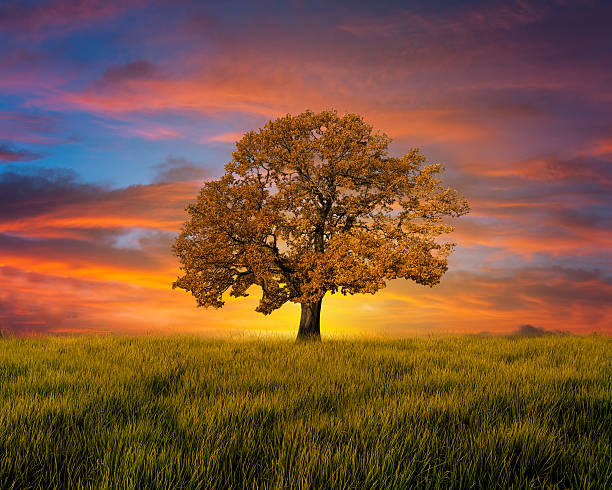
#> input picture SunsetTree.jpg, 612 x 490 px
$ python ChiSquare.py
#> lines starting #> are read from the running program, lines starting #| are printed output that depends on the picture
from PIL import Image              # Pillow: opens images
import numpy as np                 # NumPy: lets us treat the image as an array of numbers
from scipy.stats import chi2       # SciPy: gives us the chi-square probability (p-value)
import matplotlib.pyplot as plt    # Matplotlib: draws the chart

# ---------------------------------------------------------------
# SETTINGS
# ---------------------------------------------------------------
cover_name = "SunsetTree.jpg"      # The original image
payload_fraction = 0.5             # Hide bits in the first 50% of the pixels (try 0.1, 0.25, 1.0)

# ---------------------------------------------------------------
# STEP 1: Load the cover image and build a stego copy
# ---------------------------------------------------------------
original = np.array(Image.open(cover_name).convert('L')).flatten()   # Grayscale, 1D list of pixels
n_pixels = len(original)
#> n_pixels = 299880

n_embed = int(n_pixels * payload_fraction)         # How many pixels will carry a hidden bit
#> n_embed = 149940
#| Pixels in image: 299880 | Pixels carrying hidden bits: 149940
#| Testing the first 149940 pixels (where the message is):
rng = np.random.default_rng(0)                     # Fixed seed so results repeat every run
bits = rng.integers(0, 2, size=n_embed).astype(np.uint8)   # Random bits (like an encrypted message)

stego = original.copy()                            # Never change the original
stego[:n_embed] = (stego[:n_embed] & 0xFE) | bits  # LSB embedding, same idea as your encoder

# ---------------------------------------------------------------
# STEP 2: The chi-square detector
# ---------------------------------------------------------------
# Idea: pixel values come in pairs (0,1) (2,3) (4,5) ... that differ only in the last bit.
# In a normal photo, the two values in a pair usually have DIFFERENT counts.
# Hiding random bits in the last bit makes the two counts in each pair almost EQUAL.
# The test measures how close to equal the pairs are.
def chi_square_pvalue(pixels):
    counts = np.bincount(pixels, minlength=256).astype(float)   # How many pixels have each value 0-255
#> counts = 256 values, max 2812 at index 74, min 0 at index 216, mean 585.7
    even = counts[0::2]                            # Counts for values 0, 2, 4, ...
#> even = 128 values, max 2812 at index 37, min 0 at index 108, mean 585
    odd = counts[1::2]                             # Counts for values 1, 3, 5, ...
#> odd = 128 values, max 2797 at index 38, min 0 at index 113, mean 586.4
    expected = (even + odd) / 2                    # If a pair were perfectly equal, each would be this
#> expected = 128 values, max 2650.5 at index 39, min 0 at index 113, mean 585.7
    keep = expected > 5                            # Skip pairs with too few pixels to test fairly
    stat = np.sum((even[keep] - expected[keep]) ** 2 / expected[keep])   # Chi-square statistic
#> stat = 265.9
    df = keep.sum() - 1                            # Degrees of freedom
#> df = 104
    return chi2.sf(stat, df)                       # p-value: close to 1 = pairs look equal = likely hidden data

# ---------------------------------------------------------------
# STEP 3: Test the original and the stego image
# ---------------------------------------------------------------
print("Pixels in image:", n_pixels, "| Pixels carrying hidden bits:", n_embed)
print("\nTesting the first", n_embed, "pixels (where the message is):")
print("  Original image p-value: %.4f" % chi_square_pvalue(original[:n_embed]))
#|   Original image p-value: 0.0000
print("  Stego image p-value:    %.4f" % chi_square_pvalue(stego[:n_embed]))
#|   Stego image p-value:    1.0000
print("\nA p-value near 1 means 'pairs look equal' = likely hidden data.")
print("A p-value near 0 means 'normal photo' = probably no hidden data.")

# ---------------------------------------------------------------
# STEP 4: Test growing chunks of the image, starting from the top-left
# ---------------------------------------------------------------
fractions = np.linspace(0.05, 1.0, 20)             # 5%, 10%, ... 100% of the image
#> fractions = 20 values from 0.05 to 1
p_original = []                                    # p-values for the original image
p_stego = []                                       # p-values for the stego image
for f in fractions:
    n = int(n_pixels * f)                          # Test only the first n pixels
    p_original.append(chi_square_pvalue(original[:n]))
    p_stego.append(chi_square_pvalue(stego[:n]))
#> this loop made 20 passes
#> (f, n) on passes 1 to 12: (0.05, 14994), (0.1, 29988), (0.15, 44982), (0.2, 59976), (0.25, 74970), (0.3, 89964), (0.35, 104958), (0.4, 119951), (0.45, 134946), (0.5, 149939), (0.55, 164933), (0.6, 179928)
#> after the loop, p_original = [5.33e-44, 5.65e-45, 8.75e-35, 3.85e-31, 4.4e-31, 2.59e-27, 4.05e-26, 2.63e-20, 8.27e-18, 3.9e-16, 3.19e-14, 1.55e-13, 4.9e-14, 2.29e-15, 9.54e-15, 1.59e-13, 2.52e-14, 1.28e-17, 2.52e-28, 3.08e-58]; p_stego = [0.963, 0.831, 0.992, 1, 1, 1, 1, 1, 1, 1, 1, 1, 1, 0.994, 0.993, 0.985, 0.593, 0.0157, 7.38e-10, 1.07e-36]

# ---------------------------------------------------------------
# STEP 5: Draw the chart
# ---------------------------------------------------------------
fig, ax = plt.subplots(figsize=(8, 5))
x = fractions * 100                                # Convert to percent for the x-axis
#> x = 20 values from 5 to 100

ax.plot(x, p_original, color="#2a6fdb", linewidth=2, marker="o", markersize=8,
        markeredgecolor="white", markeredgewidth=2, label="Original image")
ax.plot(x, p_stego, color="#d9622b", linewidth=2, marker="o", markersize=8,
        markeredgecolor="white", markeredgewidth=2, label="Stego image")

# Dotted vertical line where the hidden data ends
ax.axvline(payload_fraction * 100, color="#888888", linestyle="--", linewidth=1)
ax.text(payload_fraction * 100 + 1, 0.5, "hidden data ends here", color="#555555",
        fontsize=9, rotation=90, va="center")

ax.set_xlabel("Amount of image tested (% from the top-left)")
ax.set_ylabel("Chi-square p-value  (near 1 = likely hidden data)")
ax.set_title("Chi-square detector: original vs. stego image")
ax.set_ylim(-0.05, 1.05)
ax.grid(True, color="#e5e5e5", linewidth=0.8)      # Light grid, stays in the background
ax.spines["top"].set_visible(False)                # Remove top and right border lines
ax.spines["right"].set_visible(False)
ax.legend(frameon=False, loc="center right")

plt.tight_layout()
plt.savefig("chi_square_result.png", dpi=150)      # Save the chart for your slides
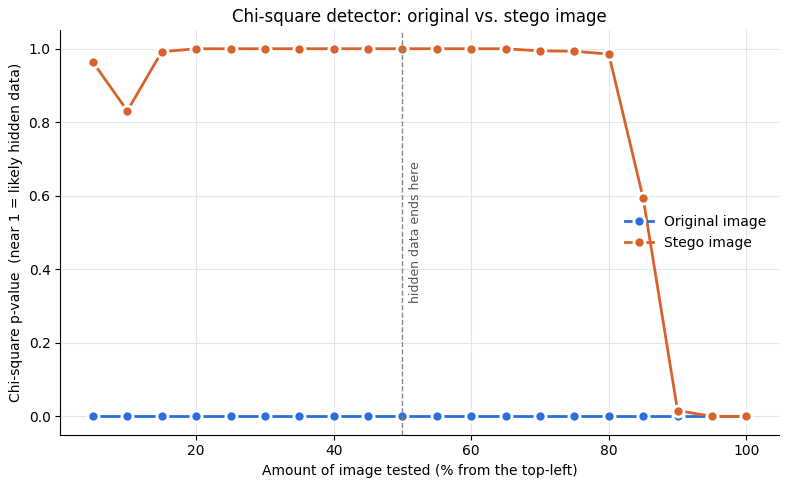
#> figure drawn by matplotlib, 1 panel; curve peaks at x = 80, y = 1.59e-13; curve peaks at x = 40, y = 1
print("\nSaved chart as chi_square_result.png")
plt.show()                                         # Show the chart on screen
